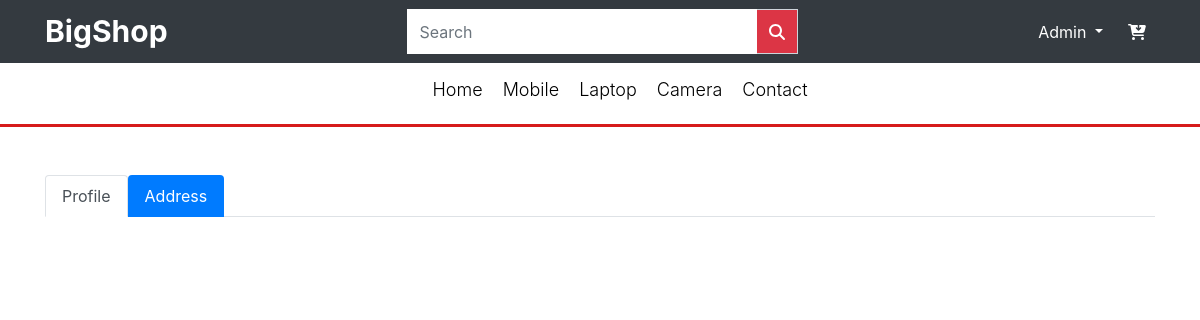
Page /address/ (signed in) on the earlier database version.
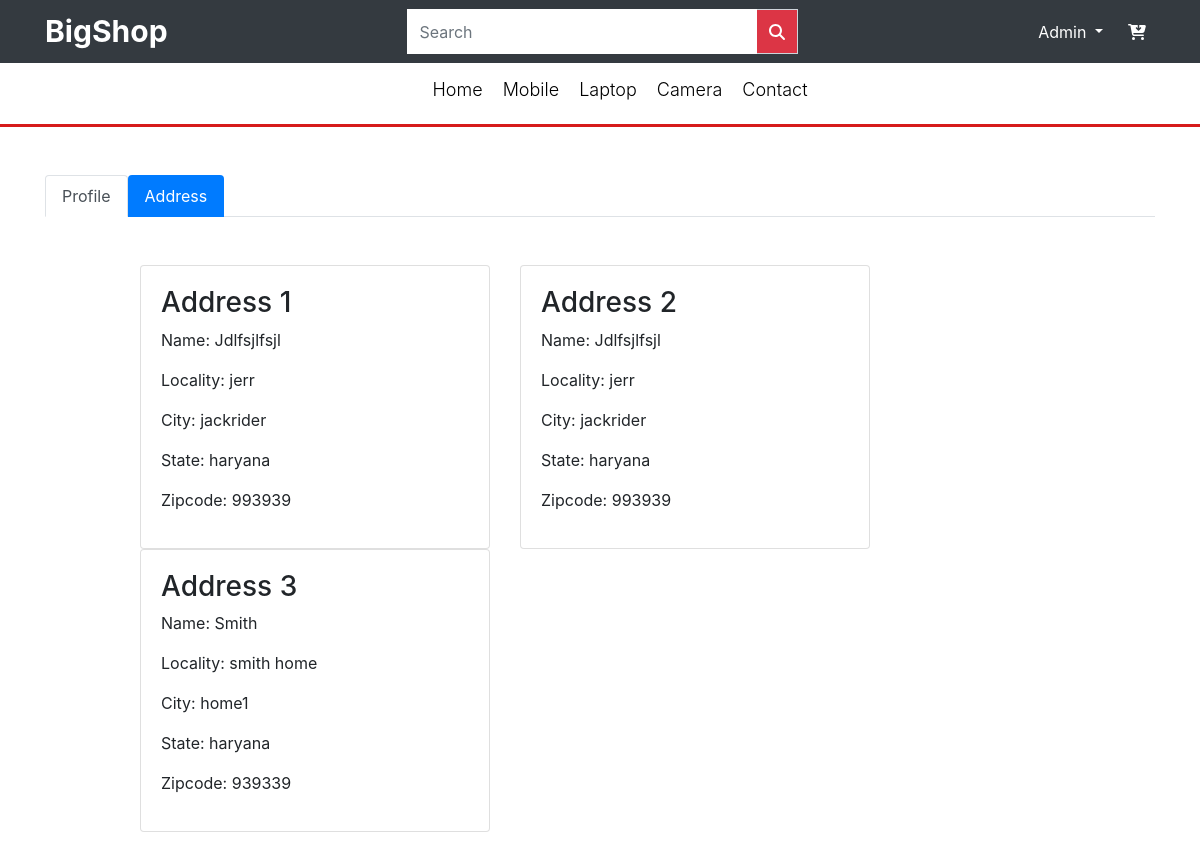
Same page on the later database version.
### app/models.py (models this page shows, shortened)
class Customer(models.Model):
    user = models.ForeignKey(User,on_delete=models.CASCADE)
    name = models.CharField(max_length=200)
    locality = models.CharField(max_length=200)
    city = models.CharField(max_length=50)
    zipcode = models.IntegerField()
    state = models.CharField(choices=STATE_CHOICES,max_length=50)

### app/views.py (the view)
# urls.py: path('address/', views.address, name='address'),
@login_required
def address(request):
    address = Customer.objects.filter(user=request.user)
    return render(request,'app/address.html',{'active':'btn-primary','address':address})

### app/templates/app/address.html (shortened to what this page needs)
{% extends 'app/base.html' %} {% load static %} {% block title %}Buy Now{% endblock title %} {% block main-content %}
<div class="container my-5">
    <ul class="nav nav-tabs">
        <li class="nav-item">
            <a class="nav-link active" data-toggle="" href="{% url 'profile'%}">Profile</a>
        </li>
        <li class="nav-item">
            <a class="nav-link {{active}}" data-toggle="tab" href="{% url 'address' %}">Address</a>
        </li>
    </ul>
    <div class="row mt-5">
        <div class="col-sm-8 offset-1">
            <div class="row">
                {% for address in address %}
                <div class="col-sm-6">
                    <div class="card">
                        <div class="card-body">
                            <h3>Address {{forloop.counter}} </h3>
                            <p>Name: {{address.name|capfirst}}</p>
                            <p>Locality: {{address.locality}}</p>
                            <p>City: {{address.city}}</p>
                            <p>State: {{address.state}}
                            </p>
                            <p>Zipcode: {{address.zipcode}}</p>
                        </div>
                    </div>
                </div> {% endfor %}
            </div>
        </div>
    </div>
</div>
{% endblock main-content %}

Differences in the rows shown:
added Customer: name "Jdlfsjlfsjl", locality "jerr", city "jackrider", state "haryana", zipcode "993939"
added Customer: name "Jdlfsjlfsjl", locality "jerr", city "jackrider", state "haryana", zipcode "993939"
added Customer: name "Smith", locality "smith home", city "home1", state "haryana", zipcode "939339"
